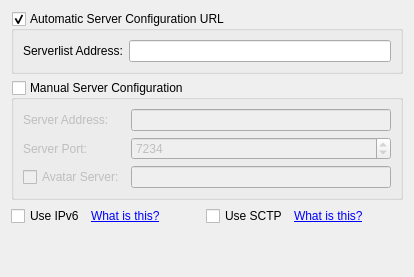
           <widget class="QWidget" name="tab_2">
            <attribute name="title">
             <string>Server</string>
            </attribute>
            <layout class="QGridLayout" name="gridLayout_18">
             <item row="0" column="0">
              <widget class="QGroupBox" name="groupBox_automaticServerConfig">
               <property name="title">
                <string>Automatic Server Configuration URL</string>
               </property>
               <property name="checkable">
                <bool>true</bool>
               </property>
               <layout class="QGridLayout" name="gridLayout_3">
                <item row="0" column="0">
                 <widget class="QLabel" name="label_18">
                  <property name="text">
                   <string>Serverlist Address:</string>
                  </property>
                 </widget>
                </item>
                <item row="0" column="1">
                 <widget class="QLineEdit" name="lineEdit_InternetServerListAddress">
                  <property name="inputMethodHints">
                   <set>Qt::ImhNoPredictiveText</set>
                  </property>
                 </widget>
                </item>
               </layout>
              </widget>
             </item>
             <item row="1" column="0">
              <widget class="QGroupBox" name="groupBox_manualServerConfig">
               <property name="minimumSize">
                <size>
                 <width>0</width>
                 <height>116</height>
                </size>
               </property>
               <property name="title">
                <string>Manual Server Configuration</string>
               </property>
               <property name="checkable">
                <bool>true</bool>
               </property>
               <property name="checked">
                <bool>false</bool>
               </property>
               <layout class="QGridLayout" name="gridLayout_4">
                <item row="0" column="0">
                 <widget class="QLabel" name="label_41">
                  <property name="text">
                   <string>Server Address:</string>
                  </property>
                  <property name="buddy">
                   <cstring>lineEdit_InternetServerAddress</cstring>
                  </property>
                 </widget>
                </item>
                <item row="0" column="1">
                 <widget class="QLineEdit" name="lineEdit_InternetServerAddress">
                  <property name="inputMethodHints">
                   <set>Qt::ImhNoPredictiveText</set>
                  </property>
                  <property name="maxLength">
                   <number>60</number>
                  </property>
                 </widget>
                </item>
                <item row="1" column="0">
                 <widget class="QLabel" name="label_31">
                  <property name="text">
                   <string>Server Port:</string>
                  </property>
                  <property name="buddy">
                   <cstring>spinBox_InternetServerPort</cstring>
                  </property>
                 </widget>
                </item>
                <item row="1" column="1">
                 <widget class="QSpinBox" name="spinBox_InternetServerPort">
                  <property name="minimum">
                   <number>80</number>
                  </property>
                  <property name="maximum">
                   <number>65535</number>
                  </property>
                  <property name="value">
                   <number>7234</number>
                  </property>
                 </widget>
                </item>
                <item row="2" column="0">
                 <widget class="QCheckBox" name="checkBox_useAvatarServer">
                  <property name="text">
                   <string>Avatar Server:</string>
                  </property>
                 </widget>
                </item>
                <item row="2" column="1">
                 <widget class="QLineEdit" name="lineEdit_avatarServerAddress">
                  <property name="inputMethodHints">
                   <set>Qt::ImhNoPredictiveText</set>
                  </property>
                 </widget>
                </item>
               </layout>
              </widget>
             </item>
             <item row="3" column="0">
              <spacer name="verticalSpacer_15">
               <property name="orientation">
                <enum>Qt::Vertical</enum>
               </property>
               <property name="sizeHint" stdset="0">
                <size>
                 <width>20</width>
                 <height>40</height>
                </size>
               </property>
              </spacer>
             </item>
             <item row="2" column="0">
              <layout class="QHBoxLayout" name="horizontalLayout_7">
               <item>
                <widget class="QCheckBox" name="checkBox_InternetServerUseIpv6">
                 <property name="text">
                  <string>Use IPv6</string>
                 </property>
                </widget>
               </item>
               <item>
                <widget class="QLabel" name="label_32">
                 <property name="text">
                  <string>&lt;a href=&quot;http://en.wikipedia.org/wiki/Ipv6&quot;&gt;What is this?&lt;/a&gt;</string>
                 </property>
                 <property name="openExternalLinks">
                  <bool>true</bool>
                 </property>
                </widget>
               </item>
               <item>
                <spacer name="horizontalSpacer">
                 <property name="orientation">
                  <enum>Qt::Horizontal</enum>
                 </property>
                 <property name="sizeHint" stdset="0">
                  <size>
                   <width>40</width>
                   <height>20</height>
                  </size>
                 </property>
                </spacer>
               </item>
               <item>
                <widget class="QCheckBox" name="checkBox_InternetServerUseSctp">
                 <property name="text">
                  <string>Use SCTP</string>
                 </property>
                </widget>
               </item>
               <item>
                <widget class="QLabel" name="label_whatIsSctp">
                 <property name="text">
                  <string>&lt;a href=&quot;http://en.wikipedia.org/wiki/Stream_Control_Transmission_Protocol&quot;&gt;What is this?&lt;/a&gt;</string>
                 </property>
                 <property name="openExternalLinks">
                  <bool>true</bool>
                 </property>
                </widget>
               </item>
               <item>
                <spacer name="horizontalSpacer_8">
                 <property name="orientation">
                  <enum>Qt::Horizontal</enum>
                 </property>
                 <property name="sizeHint" stdset="0">
                  <size>
                   <width>40</width>
                   <height>20</height>
                  </size>
                 </property>
                </spacer>
               </item>
              </layout>
             </item>
            </layout>
           </widget>
